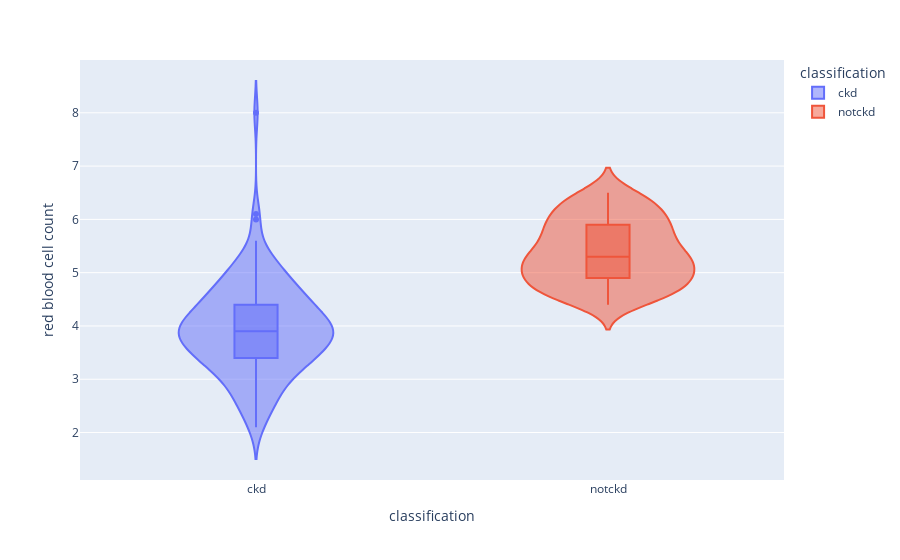

Source (notebook cell):
### Code cell
violin('red blood cell count')

### Figure 1 — Plotly figure (JSON) as saved in the notebook; plotly's stock layout.template omitted (floating-point values rounded to 4 significant figures; data arrays with more than 128 entries replaced by an {"elided": "..."} marker saying what was removed)
{"data": [{"alignmentgroup": "True", "box": {"visible": true}, "hovertemplate": "classification=%{x}<br>red blood cell count=%{y}<extra></extra>", "legendgroup": "ckd", "marker": {"color": "#636efa"}, "name": "ckd", "offsetgroup": "ckd", "orientation": "v", "scalegroup": "True", "showlegend": true, "type": "violin", "x": {"elided": "250 str values"}, "x0": " ", "xaxis": "x", "y": {"elided": "250 float values"}, "y0": " ", "yaxis": "y"}, {"alignmentgroup": "True", "box": {"visible": true}, "hovertemplate": "classification=%{x}<br>red blood cell count=%{y}<extra></extra>", "legendgroup": "notckd", "marker": {"color": "#EF553B"}, "name": "notckd", "offsetgroup": "notckd", "orientation": "v", "scalegroup": "True", "showlegend": true, "type": "violin", "x": {"elided": "150 str values"}, "x0": " ", "xaxis": "x", "y": {"elided": "150 float values"}, "y0": " ", "yaxis": "y"}], "layout": {"legend": {"title": {"text": "classification"}, "tracegroupgap": 0}, "margin": {"t": 60}, "violinmode": "overlay", "xaxis": {"anchor": "y", "categoryarray": ["ckd", "notckd"], "categoryorder": "array", "domain": [0, 1], "title": {"text": "classification"}}, "yaxis": {"anchor": "x", "domain": [0, 1], "title": {"text": "red blood cell count"}}}}
